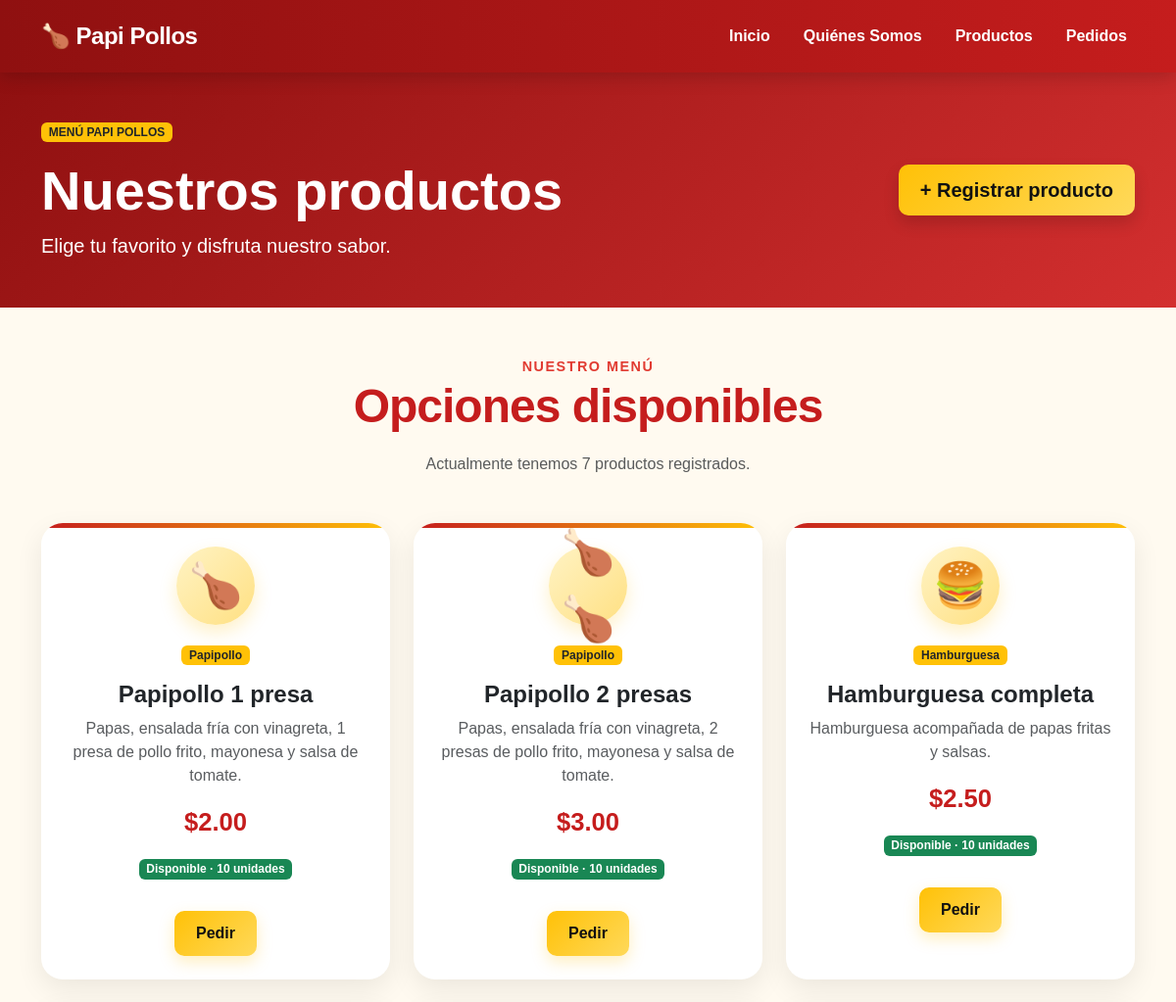
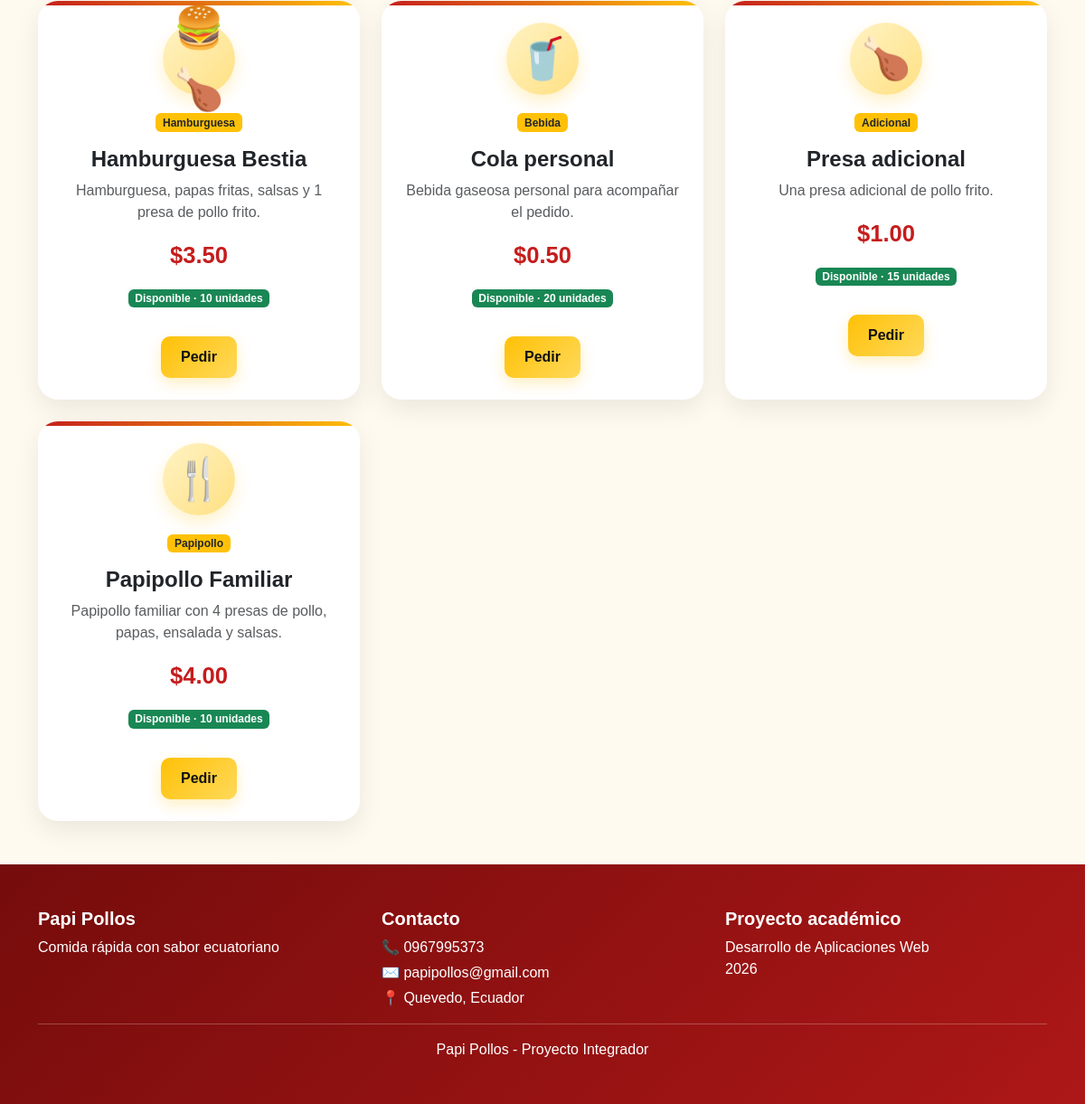
The page /productos on the database its author committed (2 pictures, top to bottom).
### tables this page shows
CREATE TABLE productos (
            id INTEGER PRIMARY KEY AUTOINCREMENT,
            nombre TEXT NOT NULL,
            descripcion TEXT NOT NULL,
            categoria TEXT NOT NULL,
            precio REAL NOT NULL,
            stock INTEGER NOT NULL,
            icono TEXT
        );

### app.py (the view)
@app.route("/productos")
def ver_productos():
    conn = conectar_db()
    productos = conn.execute(
        "SELECT * FROM productos"
    ).fetchall()
    conn.close()
    return render_template(
        "productos.html",
        negocio=negocio,
        productos=productos
    )

### app.py (called while the page is built)
def conectar_db():
    conn = sqlite3.connect(RUTA_DB)
    conn.row_factory = sqlite3.Row
    return conn

### templates/productos.html (shortened to what this page needs)
{% extends "base.html" %}
{% block content %}
<section class="encabezado-productos py-5">
    <div class="container">
        <div class="row align-items-center">
            <div class="col-md-8 text-white">
                <span class="badge bg-warning text-dark mb-3">
                    MENÚ PAPI POLLOS
                </span>
                <h1 class="display-4 fw-bold">
                    Nuestros productos
                </h1>
                <p class="lead mb-0">
                    Elige tu favorito y disfruta nuestro sabor.
                </p>
            </div>
            <div class="col-md-4 text-md-end mt-4 mt-md-0">
                <a
                    href="{{ url_for('nuevo_producto') }}"
                    class="btn btn-warning btn-lg shadow"
                >
                    + Registrar producto
                </a>
            </div>
        </div>
    </div>
</section>
<section class="container py-5">
    <div class="text-center mb-5">
        <span class="subtitulo-seccion">
            Nuestro menú
        </span>
        <h2 class="titulo-seccion">
            Opciones disponibles
        </h2>
        <p class="text-muted">
            Actualmente tenemos {{ productos|length }} productos registrados.
        </p>
    </div>
    <div class="row g-4">
        {% for producto in productos %}
        <div class="col-md-6 col-lg-4">
            <div class="card tarjeta-producto h-100">
                <div class="card-body p-4 text-center">
                    <div class="producto-icono">
                        {{ producto.icono }}
                    </div>
                    <span class="badge bg-warning text-dark mb-3">
                        {{ producto.categoria }}
                    </span>
                    <h2 class="h4 fw-bold">
                        {{ producto.nombre }}
                    </h2>
                    <p class="text-muted">
                        {{ producto.descripcion }}
                    </p>
                    <p class="precio">
                        ${{ "%.2f"|format(producto.precio) }}
                    </p>
                    {% if producto.stock > 0 %}
                    <span class="badge bg-success mb-3">
                        Disponible · {{ producto.stock }} unidades
                    </span>
                    {% else %}
                    <span class="badge bg-danger mb-3">
                        Agotado
                    </span>
                    {% endif %}
                    <div class="mt-3">
                        {% if producto.stock > 0 %}
                        <a
                            href="{{ url_for('inicio') }}#contacto"
                            class="btn btn-warning"
                        >
                            Pedir
                        </a>
                        {% endif %}
                    </div>
                </div>
            </div>
        </div>
        {% endfor %}
    </div>
</section>
{% endblock %}

### templates/base.html (shortened to what this page needs)
<!DOCTYPE html>
<html lang="es">
<head>
    <link
        href="https://cdn.jsdelivr.net/npm/bootstrap@5.3.3/dist/css/bootstrap.min.css"
        rel="stylesheet"
    >
    <link
        rel="stylesheet"
        href="{{ url_for('static', filename='css/style.css') }}"
    >
</head>
<body>
    {% include "components/navbar.html" %}
    <main>
        {% block content %}
        {% endblock %}
    </main>
    {% include "components/footer.html" %}
</body>
</html>

### templates/components/navbar.html (shortened to what this page needs)
<nav class="navbar navbar-expand-lg navbar-dark menu-principal sticky-top">
    <div class="container">
        <a
            class="navbar-brand fw-bold fs-4"
            href="{{ url_for('inicio') }}"
        >
            🍗 Papi Pollos
        </a>
        <div
            class="collapse navbar-collapse"
            id="menuPrincipal"
        >
            <div class="navbar-nav ms-auto">
                <a
                    class="nav-link"
                    href="{{ url_for('inicio') }}"
                >
                    Inicio
                </a>
                <a
                    class="nav-link"
                    href="{{ url_for('inicio') }}#quienes"
                >
                    Quiénes Somos
                </a>
                <a
                    class="nav-link"
                    href="{{ url_for('ver_productos') }}"
                >
                    Productos
                </a>
                <a
                    class="nav-link"
                    href="{{ url_for('inicio') }}#contacto"
                >
                    Pedidos
                </a>
            </div>
        </div>
    </div>
</nav>

### templates/components/footer.html
<footer class="pie-pagina text-white py-5">
    <div class="container">
        <div class="row text-center text-md-start g-4">
            <div class="col-md-4">
                <h3 class="h5 fw-bold">
                    {{ negocio.nombre }}
                </h3>
                <p class="mb-0">
                    {{ negocio.slogan }}
                </p>
            </div>
            <div class="col-md-4">
                <h3 class="h5 fw-bold">
                    Contacto
                </h3>
                <p class="mb-1">
                    📞 {{ negocio.telefono }}
                </p>
                <p class="mb-1">
                    ✉️ {{ negocio.correo }}
                </p>
                <p class="mb-0">
                    📍 {{ negocio.ciudad }}, Ecuador
                </p>
            </div>
            <div class="col-md-4">
                <h3 class="h5 fw-bold">
                    Proyecto académico
                </h3>
                <p class="mb-0">
                    Desarrollo de Aplicaciones Web
                </p>
                <p class="mb-0">
                    2026
                </p>
            </div>
        </div>
        <hr>
        <p class="text-center mb-0">
            Papi Pollos - Proyecto Integrador
        </p>
    </div>
</footer>

### static/css/style.css (style rules this page uses)
:root { --rojo-principal: #c51d1d; --rojo-oscuro: #8f1010; --rojo-claro: #e13b32; --amarillo: #ffc107; --amarillo-claro: #ffd95a; --crema: #fffaf0; --blanco: #ffffff; --texto: #292929; --gris: #6c757d; }
html { scroll-behavior: smooth; }
body { margin: 0; padding: 0; font-family: Arial, Helvetica, sans-serif; background-color: var(--crema); color: var(--texto); overflow-x: hidden; }
.navbar { background: linear-gradient( 90deg, var(--rojo-oscuro), var(--rojo-principal) ) !important; padding: 14px 0; box-shadow: 0 4px 18px rgba(0, 0, 0, 0.18); }
.navbar-brand { color: white !important; font-size: 1.7rem; font-weight: 800; letter-spacing: -0.5px; }
.nav-link { color: white !important; font-weight: 700; margin-left: 18px; transition: all 0.25s ease; }
.btn { border-radius: 10px; font-weight: 700; padding: 11px 22px; transition: all 0.25s ease; }
.btn-warning { background: linear-gradient( 135deg, var(--amarillo), var(--amarillo-claro) ); border: none; color: #111; box-shadow: 0 6px 16px rgba(255, 193, 7, 0.25); }
section { scroll-margin-top: 80px; }
.titulo-seccion { color: var(--rojo-principal); font-size: clamp(2rem, 4vw, 3rem); font-weight: 900; letter-spacing: -1px; margin-bottom: 18px; }
.subtitulo-seccion { color: var(--rojo-claro); text-transform: uppercase; font-size: 0.9rem; font-weight: 800; letter-spacing: 1.5px; }
.card { border: none; border-radius: 22px; overflow: hidden; }
.tarjeta-producto { position: relative; background-color: white; border-radius: 22px; transition: transform 0.3s ease, box-shadow 0.3s ease; box-shadow: 0 10px 28px rgba(0, 0, 0, 0.08); }
.tarjeta-producto::before { content: ""; position: absolute; top: 0; left: 0; width: 100%; height: 5px; background: linear-gradient( 90deg, var(--rojo-principal), var(--amarillo) ); }
.producto-icono { width: 80px; height: 80px; margin: 0 auto 18px; display: flex; justify-content: center; align-items: center; font-size: 45px; background: linear-gradient( 135deg, #fff3c4, #ffe082 ); border-radius: 50%; box-shadow: 0 8px 18px rgba(255, 193, 7, 0.22); }
.precio { color: var(--rojo-principal); font-size: 1.6rem; font-weight: 900; }
.pie-pagina { background: linear-gradient( 135deg, #760c0c, #ad1717 ); color: white; padding: 35px 0; }
.tarjeta-producto { animation: aparecer 0.5s ease both; }
.encabezado-productos { background: linear-gradient( 135deg, #8f1010, #d32f2f ); }

### rows shown on the page
productos: icono "🍗", categoria "Papipollo", nombre "Papipollo 1 presa", descripcion "Papas, ensalada fría con vinagreta, 1 presa de pollo frito, mayonesa y salsa de tomate.", precio "2.00", stock "10"
productos: icono "🍗🍗", categoria "Papipollo", nombre "Papipollo 2 presas", descripcion "Papas, ensalada fría con vinagreta, 2 presas de pollo frito, mayonesa y salsa de tomate.", precio "3.00", stock "10"
productos: icono "🍔", categoria "Hamburguesa", nombre "Hamburguesa completa", descripcion "Hamburguesa acompañada de papas fritas y salsas.", precio "2.50", stock "10"
productos: icono "🍔🍗", categoria "Hamburguesa", nombre "Hamburguesa Bestia", descripcion "Hamburguesa, papas fritas, salsas y 1 presa de pollo frito.", precio "3.50", stock "10"
productos: icono "🥤", categoria "Bebida", nombre "Cola personal", descripcion "Bebida gaseosa personal para acompañar el pedido.", precio "0.50", stock "20"
productos: icono "🍗", categoria "Adicional", nombre "Presa adicional", descripcion "Una presa adicional de pollo frito.", precio "1.00", stock "15"
productos: icono "🍴", categoria "Papipollo", nombre "Papipollo Familiar", descripcion "Papipollo familiar con 4 presas de pollo, papas, ensalada y salsas.", precio "4.00", stock "10"

### other values the page prints
{{ productos|length }} "7"
{{ negocio.nombre }} "Papi Pollos"
{{ negocio.slogan }} "Comida rápida con sabor ecuatoriano"
{{ negocio.telefono }} "0967995373"
{{ negocio.correo }} "papipollos@gmail.com"
{{ negocio.ciudad }} "Quevedo"
